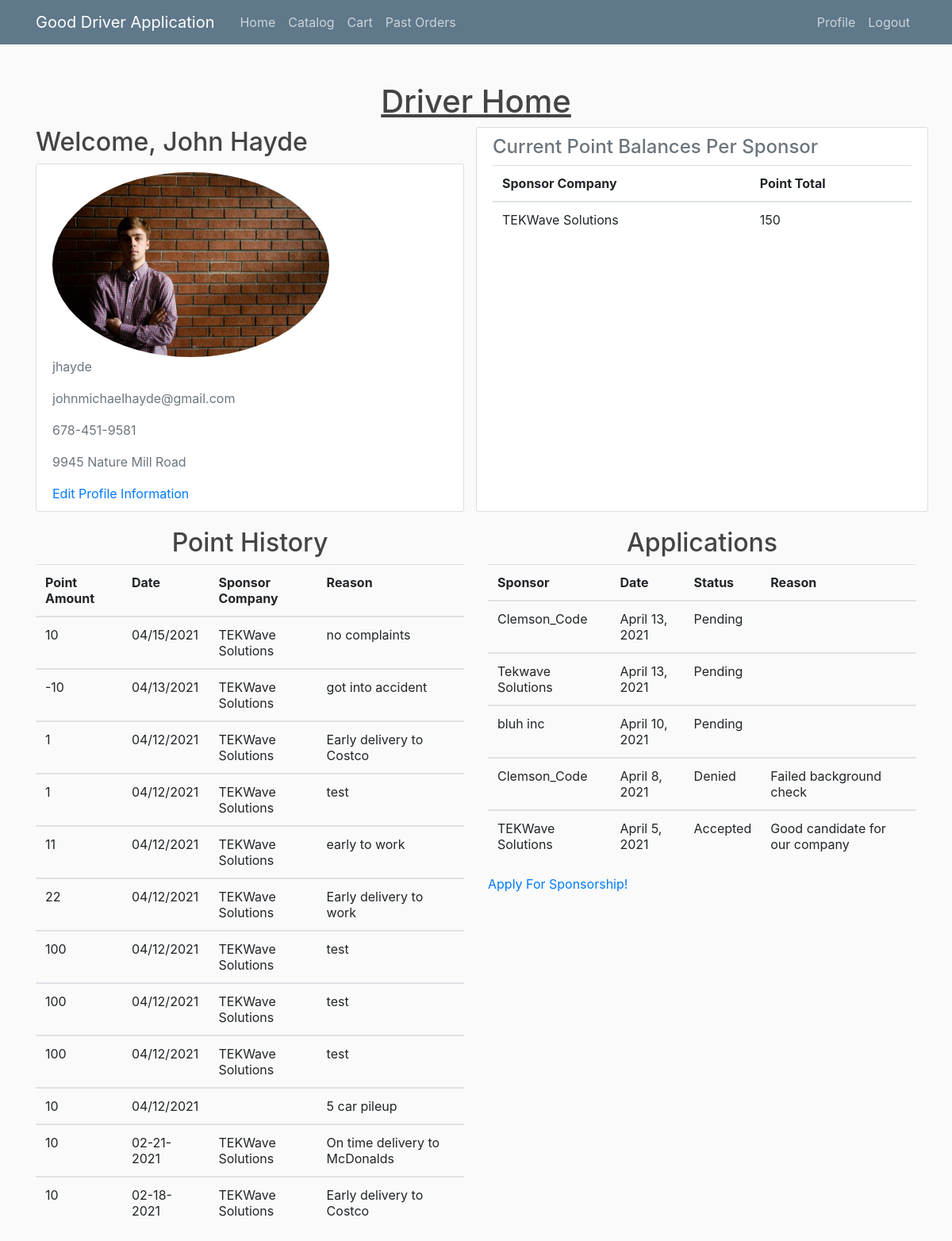
The app's page /driver_home/ (signed in), older data.
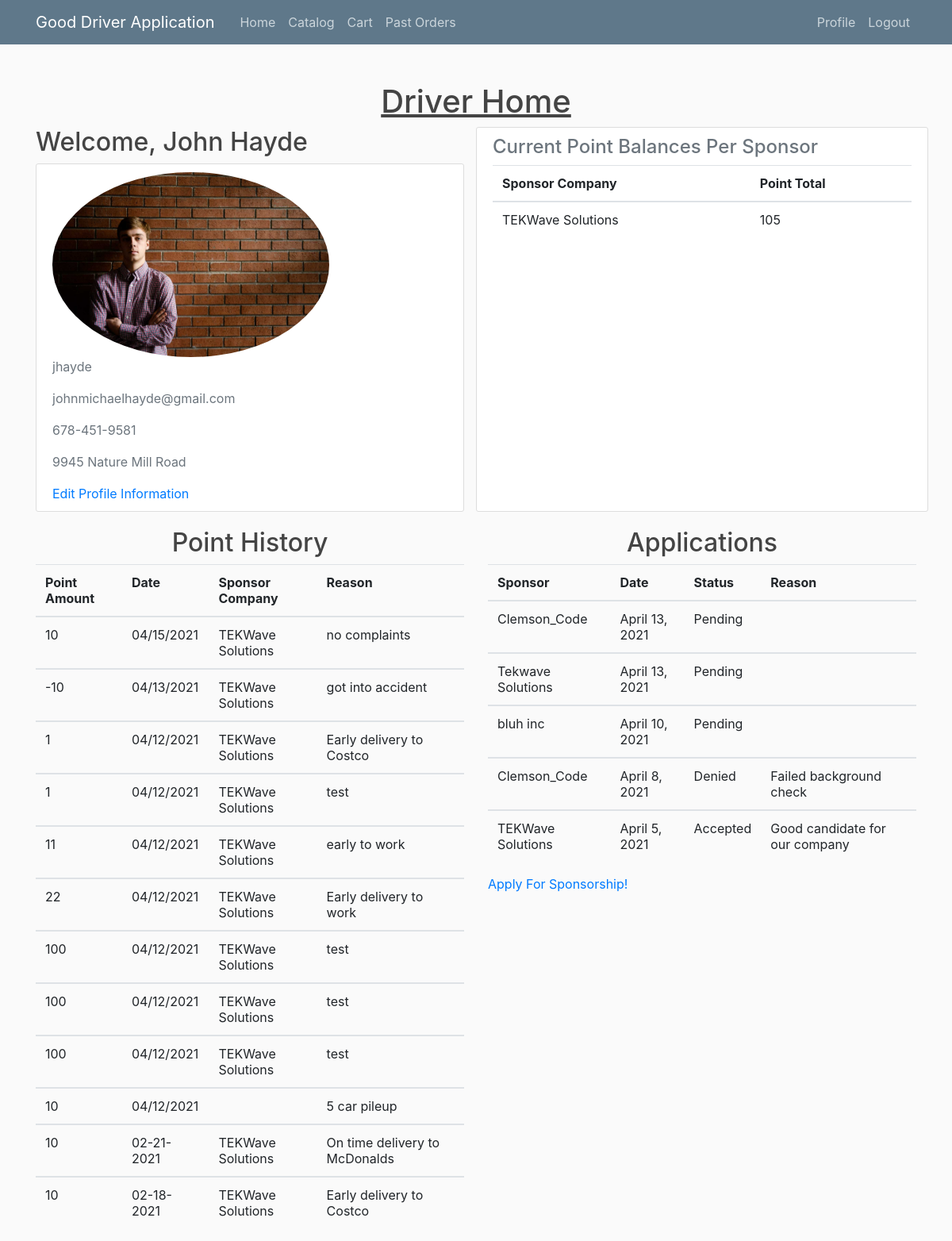
The same page, newer data.
### users/models.py (models this page shows)
class Driver(models.Model):
    username = models.CharField(max_length=30)
    password = models.CharField(max_length=30)
    first_name = models.CharField(max_length=20)
    last_name = models.CharField(max_length=30)
    phone_num = models.CharField(max_length=15)
    email = models.CharField(max_length=30)
    address = models.CharField(max_length=50)
    points = models.IntegerField(default=0)
    point_change_temp = models.IntegerField(default=0)
    sponsor = models.CharField(max_length=50, default="")
    profile_photo = ResizedImageField(quality=50, default='default.jpg', upload_to='profile_photos')

class Sponsorship(models.Model):
	sponsor_company = models.CharField(max_length=30, default = "")
	driver = models.CharField(max_length=30)
	driver_points = models.IntegerField(default=0)
	price_scalar = models.FloatField(default=1)

class PointHist(models.Model):
    username = models.CharField(max_length=30)
    sponsor_username = models.CharField(max_length=30)
    sponsor_company = models.CharField(max_length=30, default="")
    date = models.CharField(max_length=30)
    points = models.IntegerField(default=0)
    reason = models.CharField(max_length=300)

class Application(models.Model):
	driver = models.CharField(max_length=30)
	sponsor_company = models.CharField(max_length=30, default="")
	date = models.DateField(auto_now_add=True)
	status = models.CharField(max_length=10)
	reason = models.CharField(max_length=300, default="")

### portal/views.py (the view)
# urls.py: path('driver_home/', views.driver_home, name='driver-home'),
def driver_home(request):
    user = request.user
    gUser = GenericUser.objects.get(username=user.username)
    userType = gUser.type
    if userType == 'Sponsor':
        print('Driver name is: \''+Sponsor.objects.get(username=user.username).driver_vicarious+'\'')
    if userType == 'Sponsor' and not Driver.objects.filter(username=Sponsor.objects.get(username=user.username).driver_vicarious).exists():
        return redirect('select-driver')
    driver = driverGet(user)
    try:
        if userType == 'Sponsor':
            point_hist = PointHist.objects.filter(username=driver.username,sponsor_company=Sponsor.objects.get(username=user.username).sponsor_company)
        else:
            point_hist = PointHist.objects.filter(username=driver.username)
    except PointHist.DoesNotExist:
        point_hist = None
    try:
        if userType == 'Sponsor':
            applications = Application.objects.filter(driver=driver.username,sponsor_company=Sponsor.objects.get(username=user.username).sponsor_company)
        else:
            applications = Application.objects.filter(driver=driver.username)
    except Application.DoesNotExist:
        applications = None
    try:
        if userType == 'Sponsor':
            sponsor_list = Sponsorship.objects.filter(driver=driver.username,sponsor_company=Sponsor.objects.get(username=user.username).sponsor_company)
        else:
            sponsor_list = Sponsorship.objects.filter(driver=driver.username)
    except Sponsorship.DoesNotExist:
        sponsor_list = None
    data = {
        'points': driver.points,
        'point_hist': point_hist,
        'first_name': driver.first_name,
        'last_name': driver.last_name,
        'phone_num': driver.phone_num,
        'address': driver.address,
        'profile_photo': driver.profile_photo.url,
        'applications': applications,
        'sponsor': driver.sponsor,
        'sponsor_list': sponsor_list,
        'realDriver': (userType == 'Driver'),
    }
    return render(request, 'portal/driver_home.html', data)

### portal/views.py (called while the page is built)
def driverGet(user):
    gUser = GenericUser.objects.get(username=user.username)
    if (gUser.type == 'Driver'):
        return Driver.objects.get(username=user.username)
    elif (gUser.type == 'Sponsor'):
        return Driver.objects.get(username=Sponsor.objects.get(username=user.username).driver_vicarious)

### portal/templates/portal/driver_home.html
{% extends "portal/base_driver.html" %}
{% load static %}
{% block content %}
	<div class="row">
		<div class="col-md-12 d-flex justify-content-center">
			<h1 style="text-decoration: underline;">Driver Home</h1>
		</div>
	</div>
	<div class="row">
		<div class="col-md-6">
			{% if realDriver %}
				<h2 class="account-heading">Welcome, {{ first_name }} {{ last_name }}</h2>
			{% else %}
				<h2 class="account-heading">Viewing as {{ first_name }} {{ last_name }}</h2>
			{% endif %}
			<div class="content-section">
				<div class="media-body">
					<img class="rounded-circle account-img" width="70%" height="auto" src="{{ profile_photo }}">
					<p class="text-secondary">{{ user.username }}</p>
					<p class="text-secondary">{{ user.email }}</p>
					<p class="text-secondary">{{ phone_num }}</p>
					<p class="text-secondary">{{ address }}</p>
					<a href="{% url 'update-info' %}">Edit Profile Information</a>
				</div>
			</div>
		</div>
		<div class="col-md-6 content-section">
			<div class="media-heading">
				<h4 class="text-secondary">Current Point Balances Per Sponsor</h4>
				{% if sponsor_list %}
				<table class="table">
					<tr>
						<th scope="col">Sponsor Company</th>
						<th scope="col">Point Total</th>
					</tr>
					{% for sponsor in sponsor_list %}
						<tbody>
							<tr>
								<td>{{ sponsor.sponsor_company }}</td>
								<td>{{ sponsor.driver_points }}</td>
							</tr>
						</tbody>
					{% endfor %}
				</table>
				{% else %}
					<p>No sponsor point balances to display</p>
				{% endif %}
			</div>
		</div>
	</div>
	<div class="row">
		<div class="col-md-6">
			<h2 class="media-heading d-flex justify-content-center">Point History</h2>
			{% if point_hist %}
				<table class="table">
					<tr>
						<th scope="col">Point Amount</th>
						<th scope="col">Date</th>
						<th scope="col">Sponsor Company</th>
						<th scope="col">Reason</th>
					</tr>
					{% for item in point_hist reversed %}
						<tbody>
							<tr>
								<td>{{ item.points }}</td>
								<td>{{ item.date }}</td>
								<td>{{ item.sponsor_company }}</td>
								<td>{{ item.reason }}</td>
							</tr>
						</tbody>
					{% endfor %}
				</table>
			{% else %}
				<p class="text-secondary">No Point History To Display</p>
			{% endif %}
		</div>
		<div class="col-md-6">
			<h2 class="media-heading d-flex justify-content-center">Applications</h2>
			{% if applications %}
				<table class="table">
					<tr>
						<th scope="col">Sponsor</th>
						<th scope="col">Date</th>
						<th scope="col">Status</th>
						<th scope="col">Reason</th>
					</tr>
					{% for item in applications reversed %}
						<tbody>
							<tr>
								<td>{{ item.sponsor_company }}</td>
								<td>{{ item.date }}</td>
								<td>{{ item.status }}</td>
								<td>{{ item.reason }}</td>
							</tr>
						</tbody>
					{% endfor %}
				</table>
			{% else %}
				<p class="text-secondary">No Applications To Display</p>
			{% endif %}
			<a href="{% url 'apply' %}">Apply For Sponsorship!</a>
		</div>
	</div>
{% endblock content%}

### portal/templates/portal/base_driver.html (shortened to what this page needs)
{% load static %}
<!DOCTYPE html>
<html lang="en" dir="ltr">
	<head>
    <link rel="stylesheet" href="https://stackpath.bootstrapcdn.com/bootstrap/4.3.1/css/bootstrap.min.css">
		<link rel="stylesheet" type="text/css" href="{% static 'portal/main.css' %}">
	</head>
	<body>
		<header class="site-header">
      <nav class="navbar navbar-expand-md navbar-dark bg-steel fixed-top">
        <div class="container">
          <a class="navbar-brand mr-4" href="#">Good Driver Application</a>
          <div class="collapse navbar-collapse" id="navbarToggle">
			  <div class="navbar-nav mr-auto">
			  	<a class="nav-item nav-link" href="{% url 'portal_home' %}">Home</a>
			  	<a class="nav-item nav-link" href="{% url 'driver-catalogs' %}">Catalog</a>
				<a class="nav-item nav-link" href="{% url 'Cart' 1 %}">Cart</a>
				<a class="nav-item nav-link" href="{% url 'Order-History' 1 %}">Past Orders</a>
			  </div>
            <div class="navbar-nav">
							{% if user.is_authenticated %}
								<a class="nav-item nav-link" href="{% url 'home' %}">Profile</a>
								<a class="nav-item nav-link" href="{% url 'logout' %}">Logout</a>
							{% else %}
							<a class="nav-item nav-link" href="{% url 'login' %}">Login</a>
							{% endif %}
            </div>
          </div>
        </div>
      </nav>
    </header>
		<div class="container">
			{% block content %}{% endblock %}
		</div>
	</body>
</html>

### portal/static/portal/main.css (style rules this page uses)
body { background: #fafafa; color: #333333; margin-top: 5rem; }
h1, h2, h3, h4, h5, h6 { color: #444444; }
.bg-steel { background-color: #5f788a; }
.site-header .navbar-nav .nav-link { color: #cbd5db; }
.content-section { background: #ffffff; padding: 10px 20px; border: 1px solid #dddddd; border-radius: 3px; margin-bottom: 20px; }

Row changes from the older to the newer data that the page shows:
changed Sponsorship "TEKWave Solutions": driver_points "150" → "105"
